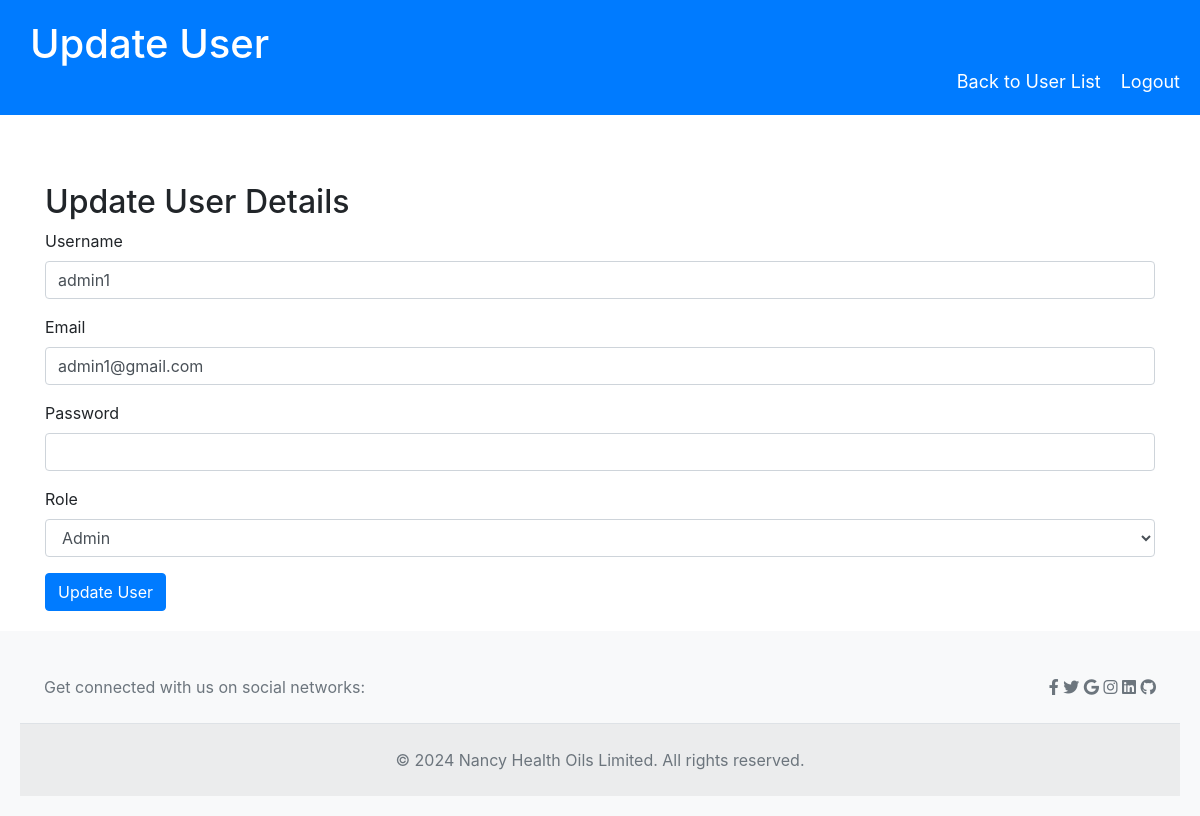
Screenshot of /UpdateUser.php?id=1 (signed in) with the database file from the repository.
### tables this page shows
CREATE TABLE `users` (
  `user_id` int(11) NOT NULL,
  `username` varchar(50) NOT NULL,
  `email` varchar(100) NOT NULL,
  `password` varchar(255) NOT NULL,
  `role` enum('user','admin') NOT NULL DEFAULT 'user'
);

### UpdateUser.php (the view, shortened to what this page needs)
<?php
include 'db.php';
$user_id = $_GET["id"];
$sql = "SELECT * FROM Users WHERE user_id = $user_id";
$result = $conn->query($sql);
$user = $result->fetch_assoc();
?>
<!DOCTYPE html>
<html lang="en">
<head>
    <link rel="stylesheet" href="adminStyle.css?v=<?php echo time(); ?>">
    <link href="https://maxcdn.bootstrapcdn.com/bootstrap/4.5.2/css/bootstrap.min.css" rel="stylesheet">
    <link href="https://cdnjs.cloudflare.com/ajax/libs/font-awesome/6.0.0/css/all.min.css" rel="stylesheet" />
</head>
<body>
    <header>
        <div class="header-container">
            <div class="logo">
                <h1>Update User</h1>
            </div>
            <nav>
                <ul>
                    <li><a href="user.php">Back to User List</a></li>
                    <li><a href="logout.php">Logout</a></li>
                </ul>
            </nav>
        </div>
    </header>
    <main>
        <div class="container mt-5">
            <h2>Update User Details</h2>
            <form action="<?php echo htmlspecialchars($_SERVER["PHP_SELF"] . "?id=$user_id"); ?>" method="post">
                <div class="form-group">
                    <label for="username">Username</label>
                    <input type="text" class="form-control" id="username" name="username" value="<?php echo $user['username']; ?>">
                </div>
                <div class="form-group">
                    <label for="email">Email</label>
                    <input type="email" class="form-control" id="email" name="email" value="<?php echo $user['email']; ?>">
                </div>
                <div class="form-group">
                    <label for="password">Password</label>
                    <input type="password" class="form-control" id="password" name="password" value="">
                </div>
                <div class="form-group">
                    <label for="role">Role</label>
                    <select class="form-control" id="role" name="role">
                        <option value="admin" <?php if ($user['role'] === "admin") echo "selected"; ?>>Admin</option>
                    </select>
                </div>
                <button type="submit" class="btn btn-primary">Update User</button>
            </form>
        </div>
    </main>
    <footer class="text-center text-lg-start bg-body-tertiary text-muted">
        <section class="d-flex justify-content-center justify-content-lg-between p-4 border-bottom">
            <div class="me-5 d-none d-lg-block">
                <span>Get connected with us on social networks:</span>
            </div>
            <div>
                <a href="#" class="me-4 text-reset">
                    <i class="fab fa-facebook-f"></i>
                </a>
                <a href="#" class="me-4 text-reset">
                    <i class="fab fa-twitter"></i>
                </a>
                <a href="#" class="me-4 text-reset">
                    <i class="fab fa-google"></i>
                </a>
                <a href="#" class="me-4 text-reset">
                    <i class="fab fa-instagram"></i>
                </a>
                <a href="#" class="me-4 text-reset">
                    <i class="fab fa-linkedin"></i>
                </a>
                <a href="#" class="me-4 text-reset">
                    <i class="fab fa-github"></i>
                </a>
            </div>
        </section>
        <div class="text-center p-4" style="background-color: rgba(0, 0, 0, 0.05);">
            © 2024 Nancy Health Oils Limited. All rights reserved.
        </div>
    </footer>
</body>
</html>

### adminStyle.css (style rules this page uses)
header { background-color: #007bff; color: #fff; padding: 20px; display: flex; justify-content: space-between; align-items: center; }
.logo { display: flex; align-items: center; }
.logo h1 { margin: 0; margin-left: 10px; }
nav ul { list-style-type: none; margin: 0; padding: 0; display: flex; align-items: center; }
nav ul li { margin-left: 20px; }
nav ul li:first-child { margin-left: auto; }
nav ul li a { text-decoration: none; color: #fff; font-size: 18px; }
main { padding: 20px; }
footer { background-color: #f8f9fa; color: #333; padding: 20px; text-align: center; }

### rows the page displays
users: username "admin1", email "admin1@gmail.com", role "Admin"
